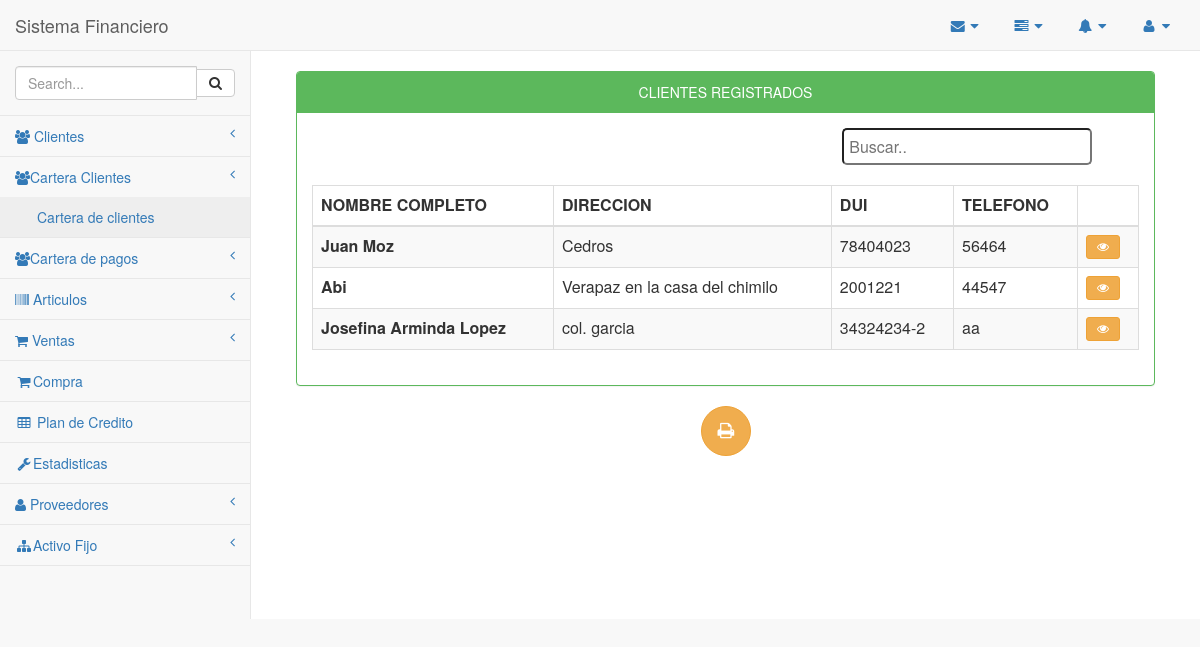
/carteraCliente/lista_clientes.php, run on an earlier commit of the app's database.
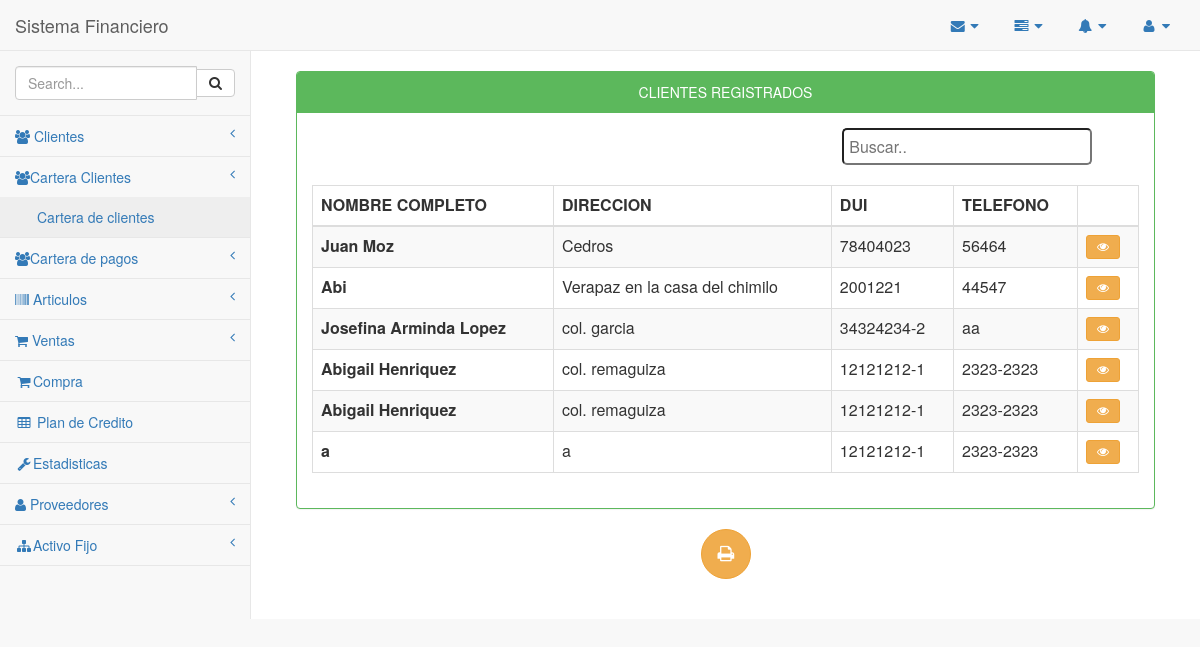
And on a later commit of the database.
### tables this page shows
CREATE TABLE `tb_cliente` (
  `id_cliente` int(11) NOT NULL,
  `nombre_cliente` varchar(40) DEFAULT NULL,
  `dir_cliente` varchar(100) DEFAULT NULL,
  `dui` varchar(15) DEFAULT NULL,
  `tel` varchar(15) DEFAULT NULL
);

### carteraCliente/lista_clientes.php (the view, shortened to what this page needs)
<?php
 include_once '../conexion/php_conexion.php';
    include_once '../Plantilla/encabezado.php';
    include_once '../Plantilla/menuLateral.php';
?>
<head>
</head>
        <div id="page-wrapper"  align="center">
            <div class="container-fluid"  align="center">
                <div class="row" align="center">
           <div class="col-md-12">
           	<br>
                    <div class="panel panel-green">
                        <div class="panel-heading" align="center">
                             CLIENTES REGISTRADOS
                        </div>
                        <div class="panel-body" align="center">
                            <div class="table-responsive">
                              <table width="100%" border="0">
                                  <tr>
                                    <td width="50%">
                                            </td>
                                            <td width="20%">
            <input type="text" class="redondeado" id="buscador" onkeyup="myFunction()" placeholder="Buscar..">
                                          </div>
                                        </div>
                                </table><br>
                                <table id="tabla" class="table table-striped table-bordered table-hover">
                                    <thead>
                                        <tr>
                                            <th>NOMBRE COMPLETO</th>
                                            <th>DIRECCION</th>
                                            <th>DUI</th>
                                            <th>TELEFONO</th>
                                            <th></th>
                                        </tr>
                                    </thead>
                                    <tbody class="buscar">
                                    	<?php
        $sacar = mysqli_query($conexion, "SELECT * FROM tb_cliente");
            while ($fila = mysqli_fetch_array($sacar)) {
               $modificar=$fila['id_cliente'];
                 $nombre=$fila['nombre_cliente'];
                 $direccion=$fila['dir_cliente'];
                 $dui=$fila['dui'];
                 $telefono=$fila['tel'];
       ?>
       <tr>
        <th><?php echo $nombre;?></th>
        <td><?php echo $direccion;?></td>
        <td><?php echo $dui;?></td>
        <td><?php echo $telefono;?></td>
        <td class="center">
           <a href="verCliente.php?ir=<?php echo $modificar; ?>"class="btn btn-warning btn-sm"><i class="fa fa-eye"></i></a>
        </td>
       <?php  }?>
      </tr>
    </tbody>
  </table>
</div>
</div>
</div>
</div>
<button type="submit" class="btn btn-warning btn-circle btn-lg" onclick="location.href='invetarioPDF.php'"><i class="fa fa-print fa-2"></i></button>
</div>
</div>
<?php
include_once '../Plantilla/inferior.php';
?>

What changed in the data, as far as the page shows it:
added tb_cliente: nombre_cliente "Abigail Henriquez", dir_cliente "col. remaguiza", dui "12121212-1", tel "2323-2323"
added tb_cliente: nombre_cliente "Abigail Henriquez", dir_cliente "col. remaguiza", dui "12121212-1", tel "2323-2323"
added tb_cliente: nombre_cliente "a", dir_cliente "a", dui "12121212-1", tel "2323-2323"
